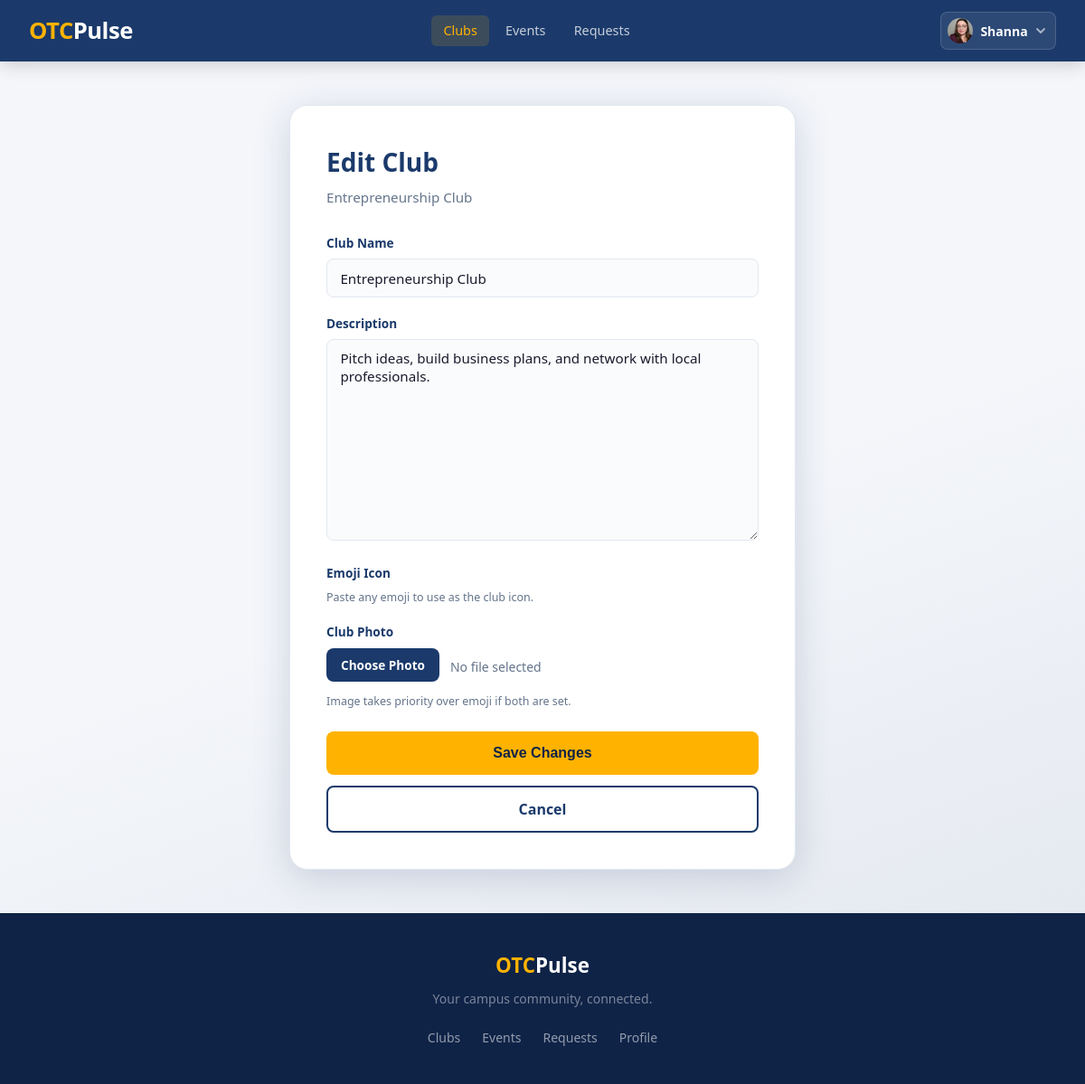
/clubs/entrepreneurship-club/edit/ (signed in), run on the app's committed database.
### account/models.py (models this page shows, shortened)
class Profile(models.Model):
    user = models.OneToOneField(
        settings.AUTH_USER_MODEL,
        on_delete=models.CASCADE
    )
    otc_email = models.EmailField(
        unique=True,
        validators=[validate_otc_email]
    )
    points = models.IntegerField(default=0)
    class Role(models.TextChoices):
        ADMIN = 'ADMIN','Student Engagement'
        ADVISOR = 'ADVISOR','Faculty Advisor'
        LEAD = 'LEAD','Club Officer'
        STUDENT = 'STUDENT','Student'
    role = models.CharField(
        max_length=10,
        choices=Role.choices,
        default=Role.STUDENT,
    )
    image = models.ImageField(upload_to='profile_images/', null=True, blank=True)
    checkin_token = models.UUIDField(default=uuid.uuid4, unique=True, editable=False)
    short_code = models.CharField(max_length=8, unique=True, blank=True)

### clubhouse/models.py (models this page shows, shortened)
class Club(models.Model):
    name = models.CharField(max_length=50)
    advisors = models.ManyToManyField(
        Profile,
        related_name='faculty_advisor',
        blank=True,
    )
    officers = models.ManyToManyField(
        Profile,
        related_name='club_officer',
        blank=True,
    )
    description = models.TextField()
    members = models.ManyToManyField(
        Profile,
        related_name ='club_member',
        blank=True,
    )
    slug = models.SlugField(max_length=60, unique=True, blank=True)
    emoji = models.CharField(max_length=10, blank=True, default='🏛️')
    image = models.ImageField(upload_to='club_images/', null=True, blank=True)
    officer_applicants = models.ManyToManyField(
        Profile,
        related_name='officer_applications',
        blank=True,
    )
    approved = models.BooleanField(default=False)
    denied = models.BooleanField(default=False)
    pending_advisor_name = models.CharField(max_length=100, blank=True, default='')
    pending_advisor_email = models.EmailField(blank=True, default='')

### clubhouse/views.py (the view)
# urls.py: path('<slug:slug>/edit/', views.edit_club, name='edit_club'),
@login_required
def edit_club(request, slug):
    club = get_object_or_404(Club, slug=slug)
    profile = request.user.profile
    is_officer = club.officers.filter(pk=profile.pk).exists()
    is_advisor = club.advisors.filter(pk=profile.pk).exists()
    is_admin = profile.role == profile.Role.ADMIN
    if not (is_officer or is_advisor or is_admin):
        raise PermissionDenied
    if request.method == 'POST':
        form = ClubEditForm(request.POST, request.FILES, instance=club)
        if form.is_valid():
            form.save()
            messages.success(request, 'Club updated successfully.')
            return redirect('clubhouse:club_detail', slug=club.slug)
    else:
        form = ClubEditForm(instance=club)
    return render(request, 'clubhouse/edit_club.html', {
        'form': form,
        'club': club,
        'is_admin': is_admin,
        'section': 'clubhouse',
    })

### clubhouse/forms.py
class ClubEditForm(forms.ModelForm):
    officers = forms.ModelMultipleChoiceField(
        queryset=Profile.objects.filter(role__in=[Profile.Role.LEAD, Profile.Role.STUDENT]),
        widget=forms.CheckboxSelectMultiple,
        required=False,
        label='Officers',
    )
    advisors = forms.ModelMultipleChoiceField(
        queryset=Profile.objects.filter(role=Profile.Role.ADVISOR),
        widget=forms.CheckboxSelectMultiple,
        required=False,
        label='Faculty Advisors',
    )
    class Meta:
        model = Club
        fields = ['name', 'description', 'image', 'officers', 'advisors']

### clubhouse/templates/clubhouse/edit_club.html (shortened to what this page needs)
{% extends 'base.html' %}
{% block content %}
<div class="auth-wrapper">
    <div class="auth-card" style="max-width: 560px;">
        <h1>Edit Club</h1>
        <p class="auth-subtitle">{{ club.name }}</p>
        <form method="post" enctype="multipart/form-data">
            <div class="field">
                <label for="{{ form.name.id_for_label }}">Club Name</label>
                {{ form.name }}
            </div>
            <div class="field">
                <label for="{{ form.description.id_for_label }}">Description</label>
                {{ form.description }}
            </div>
            <div class="field">
                <label for="{{ form.emoji.id_for_label }}">Emoji Icon</label>
                <small>Paste any emoji to use as the club icon.</small>
            </div>
            <div class="field">
                <label>Club Photo</label>
                <div class="file-upload-row">
                    <label for="{{ form.image.id_for_label }}" class="file-upload-btn">Choose Photo</label>
                    <span id="file-name" class="file-name">No file selected</span>
                </div>
                <small>Image takes priority over emoji if both are set.</small>
            </div>
            <div class="field-submit">
                <button type="submit" class="btn btn-primary">Save Changes</button>
                <a href="{% url 'clubhouse:club_detail' club.slug %}" class="btn btn-secondary">Cancel</a>
            </div>
        </form>
    </div>
</div>
{% endblock %}

### templates/base.html (shortened to what this page needs)
<!DOCTYPE html>
<html lang="en">
<head>
    {% load static %}
    <link rel="stylesheet" href="{% static 'css/main.css' %}">
</head>
<body>
    <header class="site-header">
        <nav class="nav-container">
            <a href="/" class="nav-brand">
                <span class="brand-otc">OTC</span><span class="brand-engage">Pulse</span>
            </a>
            {% if user.is_authenticated %}
            <div class="nav-main-links">
                <a href="{% url 'clubhouse:club_list' %}"  class="nav-link {% if request.resolver_match.app_name == 'clubhouse' and 'club' in request.resolver_match.url_name %}nav-link-active{% endif %}">Clubs</a>
                <a href="{% url 'clubhouse:event_list' %}" class="nav-link {% if request.resolver_match.app_name == 'clubhouse' and 'event' in request.resolver_match.url_name %}nav-link-active{% endif %}">Events</a>
                <a href="{% url 'bulletin_board:request_list' %}" class="nav-link {% if request.resolver_match.app_name == 'bulletin_board' %}nav-link-active{% endif %}">Requests</a>
            </div>
            {% endif %}
            <div class="nav-links">
                {% if user.is_authenticated %}
                    <div class="nav-avatar-wrap" id="nav-avatar-wrap">
                        <button class="nav-avatar-btn" id="nav-avatar-btn" aria-expanded="false" aria-label="Account menu">
                            {% if user.profile.image %}
                                <img src="{{ user.profile.image.url }}" alt="{{ user.username }}" class="nav-avatar-img">
                            {% else %}
                                <span class="nav-avatar-initials">{{ user.first_name|first|upper }}{{ user.last_name|first|upper }}</span>
                            {% endif %}
                            <span class="nav-avatar-name">{{ user.first_name|default:user.username }}</span>
                            <svg class="nav-chevron" width="12" height="12" viewBox="0 0 12 12" fill="none">
                                <path d="M2 4l4 4 4-4" stroke="currentColor" stroke-width="1.8" stroke-linecap="round" stroke-linejoin="round"/>
                            </svg>
                        </button>
                    </div>
                {% else %}
                    <a href="{% url 'account:login' %}" class="nav-link">Log In</a>
                    <a href="{% url 'account:register' %}" class="btn btn-primary nav-cta">Get Started</a>
                {% endif %}
            </div>
        </nav>
    </header>
    <main>
        {% block content %}{% endblock %}
    </main>
    <footer class="site-footer">
        <div class="footer-inner">
            <div class="footer-brand">
                <span class="brand-otc">OTC</span><span class="brand-engage">Pulse</span>
            </div>
            <p class="footer-tagline">Your campus community, connected.</p>
            {% if user.is_authenticated %}
            <div class="footer-links">
                <a href="{% url 'clubhouse:club_list' %}">Clubs</a>
                <a href="{% url 'clubhouse:event_list' %}">Events</a>
                <a href="{% url 'bulletin_board:request_list' %}">Requests</a>
                <a href="{% url 'account:profile' %}">Profile</a>
            </div>
            {% else %}
            <div class="footer-links">
                <a href="{% url 'account:login' %}">Log In</a>
                <a href="{% url 'account:register' %}">Register</a>
            </div>
            {% endif %}
        </div>
    </footer>
</body>
</html>

### data on the page
Club: name "Entrepreneurship Club", description "Pitch ideas, build business plans, and network with local professionals."

### other printed values
{{ user.first_name|default:user.username }} "Shanna"
